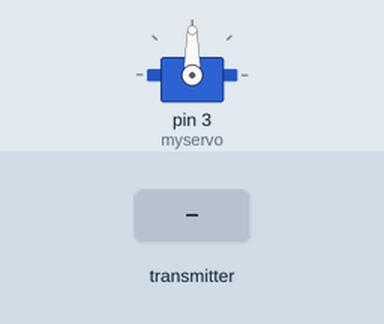
The sketch below on a simulated Arduino Uno, built with avr-gcc and run on an emulated ATmega328P. Parts: servo. The test bench sets the inputs (shaded band). No radio packets arrive unless stated.

Above: at 1.2 s.
1.3 s: the transmitter starts sending informacao.0 = 0
At 2.5 s:
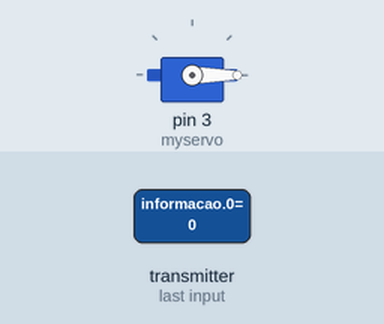
2.8 s: the transmitter starts sending informacao.0 = 256
At 3.9 s:
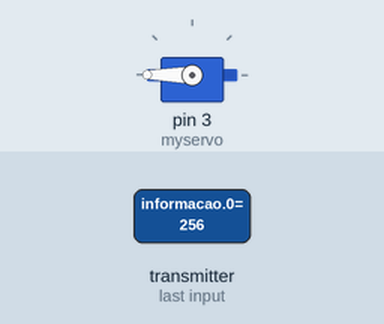
4.3 s: the transmitter starts sending informacao.0 = 1023
At 5.2 s:
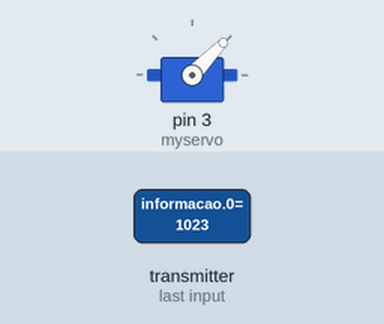
5.8 s: the transmitter starts sending informacao.0 = 512
At 6.5 s:
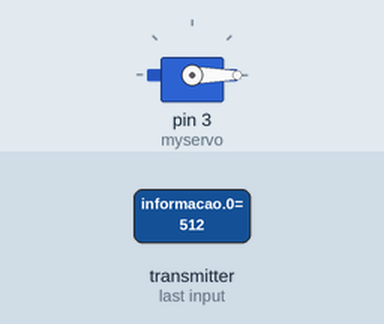
Timing chart, 0 to 8.3 s (numbered marks = the images above; inputs shaded):
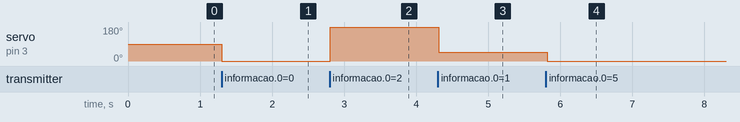

Measured:
- after the input at 1.3 s, servo on pin 3 (myservo): 90° → 0° at once
- after the input at 2.8 s, servo on pin 3 (myservo): 0° → 180° at once
- after the input at 4.3 s, servo on pin 3 (myservo): 180° → 46° at once
- after the input at 5.8 s, servo on pin 3 (myservo): 46° → 0° at once

The sketch:

ReceptorBasico.ino
```cpp
// Receptor basico
#include <SPI.h>                      //DECLARA A BIBLIOTECA SPI NECESSÁRIA PARA A COMUNICAÇÃO
#include "nRF24L01.h"                 //DECLARA A BIBLIOTECA ESPECÍFICA PARA O MÓDULO NRF24L01
#include "RF24.h"                     //DECLARA A BIBLIOTECA PARA GERENCIAMENTO DE REDE RF2.4GHZ
#include <Servo.h>                    //DECLARA A BIBLIOTECA PARA OPERAR SERVO MOTORES
Servo myservo;                        //DEFINE O OBJETO SERVO E SEU NOME
int informacao[1];                    //RESERVA ESTA VARIÁVEL PARA RECEBER O VALOR QUE SERÁ RECEBIDO
 RF24 radio(9,10);                    //DEFINE AS PORTAS DE ENDEREÇO E SELEÇAO DE MODO (CE: Porta 9/CSN: Porta 10)
const uint64_t pipe = 0xE8E8F0F0E1LL; //DEFINE O ENDEREÇO PARA O PIPE

void setup(){
  Serial.begin(9600);             //INICIALIZA A COMUNICAÇÃO SERIAL
  radio.begin();                  //INICIALIZA A COMUNICAÇÃO PELO RADIO
  radio.openReadingPipe(1,pipe);  //INICIALIZA A RECEPÇÃO ATRAVÉS DO DUTO
  radio.startListening();         //INICIALIZA O RECEBIMENTO
  myservo.attach(3);              //DEFINE O PINO PARA A SAÍDA DIGITAL DO SERVO MOTOR
}

void loop(){
  informacao[0] = 0;              //ATRIBUI VALOR INICIAL PARA A VARIÁVEL
  if (radio.available()){         //ROTINA PARA A VERIFICAÇÃO DE RECEPÇÃO
    bool done = false;            //FUNÇÃO PARA VERIFICAR SE NAO EXISTE SINAL
    while (!done){                //CONDIÇÃO PARA VERIFICAR SE O SINAL É CONTRARIO DE INEXISTENTE
      done = radio.read( informacao, sizeof(informacao) );  //SE FOR CONTRÁRIO, A VARIÁVEL LOCAL RECEBE O SINAL LIDO
      myservo.write( informacao[0]);                        //O SINAL LIDO É APLICADO PARA A EXECUÇÃO DO SERVO
      delay(100);                                           //ATRASO PARA A EXECUÇÃO
     }
   }
}
```
